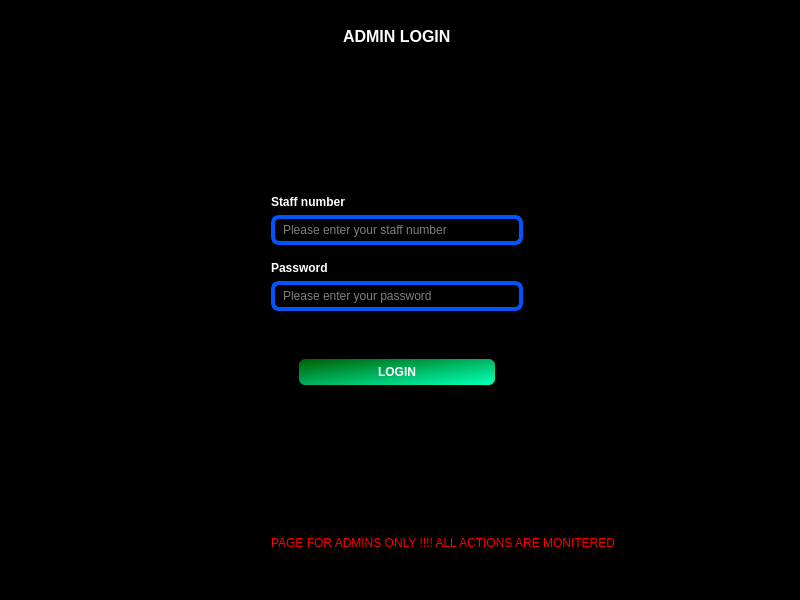
<?xml version="1.0" encoding="UTF-8"?>
<ui version="4.0">
 <class>LoginWindow</class>
 <widget class="QMainWindow" name="LoginWindow">
  <property name="geometry">
   <rect>
    <x>0</x>
    <y>0</y>
    <width>800</width>
    <height>600</height>
   </rect>
  </property>
  <property name="minimumSize">
   <size>
    <width>800</width>
    <height>600</height>
   </size>
  </property>
  <property name="maximumSize">
   <size>
    <width>800</width>
    <height>600</height>
   </size>
  </property>
  <property name="windowTitle">
   <string>ADMIN LOGIN</string>
  </property>
  <property name="windowIcon">
   <iconset resource="image_resources.qrc">
    <normaloff>:/newPrefix/fugue-icons-3.5.6/icons/user-business.png</normaloff>:/newPrefix/fugue-icons-3.5.6/icons/user-business.png</iconset>
  </property>
  <property name="styleSheet">
   <string notr="true">background-color: rgb(0, 0, 0);</string>
  </property>
  <widget class="QWidget" name="centralwidget">
   <layout class="QVBoxLayout" name="verticalLayout">
    <item>
     <widget class="QWidget" name="widget" native="true">
      <property name="minimumSize">
       <size>
        <width>782</width>
        <height>541</height>
       </size>
      </property>
      <property name="maximumSize">
       <size>
        <width>782</width>
        <height>541</height>
       </size>
      </property>
      <layout class="QGridLayout" name="gridLayout">
       <item row="0" column="1" alignment="Qt::AlignHCenter">
        <widget class="QLabel" name="label_3">
         <property name="font">
          <font>
           <pointsize>12</pointsize>
           <weight>75</weight>
           <bold>true</bold>
          </font>
         </property>
         <property name="styleSheet">
          <string notr="true">color: rgb(255, 255, 255);</string>
         </property>
         <property name="text">
          <string>ADMIN LOGIN</string>
         </property>
        </widget>
       </item>
       <item row="2" column="2">
        <spacer name="horizontalSpacer_2">
         <property name="orientation">
          <enum>Qt::Horizontal</enum>
         </property>
         <property name="sizeHint" stdset="0">
          <size>
           <width>40</width>
           <height>20</height>
          </size>
         </property>
        </spacer>
       </item>
       <item row="1" column="1">
        <spacer name="verticalSpacer">
         <property name="orientation">
          <enum>Qt::Vertical</enum>
         </property>
         <property name="sizeHint" stdset="0">
          <size>
           <width>20</width>
           <height>40</height>
          </size>
         </property>
        </spacer>
       </item>
       <item row="2" column="0">
        <spacer name="horizontalSpacer">
         <property name="orientation">
          <enum>Qt::Horizontal</enum>
         </property>
         <property name="sizeHint" stdset="0">
          <size>
           <width>40</width>
           <height>20</height>
          </size>
         </property>
        </spacer>
       </item>
       <item row="2" column="1">
        <layout class="QVBoxLayout" name="verticalLayout_2">
         <item>
          <widget class="QLabel" name="label">
           <property name="font">
            <font>
             <weight>75</weight>
             <bold>true</bold>
            </font>
           </property>
           <property name="styleSheet">
            <string notr="true">color:rgb(255, 255, 255)</string>
           </property>
           <property name="text">
            <string>Staff number</string>
           </property>
          </widget>
         </item>
         <item>
          <widget class="QLineEdit" name="staffNumberField">
           <property name="minimumSize">
            <size>
             <width>0</width>
             <height>30</height>
            </size>
           </property>
           <property name="styleSheet">
            <string notr="true">QLineEdit{
border: 4px;
color:rgb(255, 255, 255);
border-style : solid;
padding-left:6px;
border-color:rgb(0, 85, 255);
border-radius:8px;
}
QLineEdit:focus{
border-bottom-color:rgb(0, 196, 113)
}</string>
           </property>
           <property name="maxLength">
            <number>30</number>
           </property>
           <property name="placeholderText">
            <string>Please enter your staff number</string>
           </property>
          </widget>
         </item>
         <item>
          <spacer name="verticalSpacer_4">
           <property name="orientation">
            <enum>Qt::Vertical</enum>
           </property>
           <property name="sizeType">
            <enum>QSizePolicy::Preferred</enum>
           </property>
           <property name="sizeHint" stdset="0">
            <size>
             <width>20</width>
             <height>10</height>
            </size>
           </property>
          </spacer>
         </item>
         <item>
          <widget class="QLabel" name="label_2">
           <property name="font">
            <font>
             <weight>75</weight>
             <bold>true</bold>
            </font>
           </property>
           <property name="styleSheet">
            <string notr="true">color:rgb(255, 255, 255)</string>
           </property>
           <property name="text">
            <string>Password</string>
           </property>
          </widget>
         </item>
         <item>
          <widget class="QLineEdit" name="passwordField">
           <property name="minimumSize">
            <size>
             <width>0</width>
             <height>30</height>
            </size>
           </property>
           <property name="styleSheet">
            <string notr="true">QLineEdit{
border: 4px;
color:rgb(255, 255, 255);
border-style : solid;
padding-left:6px;
border-color:rgb(0, 85, 255);
border-radius:8px;
}
QLineEdit:focus{
border-bottom-color:rgb(0, 196, 113)
}</string>
           </property>
           <property name="maxLength">
            <number>30</number>
           </property>
           <property name="echoMode">
            <enum>QLineEdit::Password</enum>
           </property>
           <property name="placeholderText">
            <string>Please enter your password</string>
           </property>
          </widget>
         </item>
         <item>
          <spacer name="verticalSpacer_3">
           <property name="orientation">
            <enum>Qt::Vertical</enum>
           </property>
           <property name="sizeHint" stdset="0">
            <size>
             <width>20</width>
             <height>40</height>
            </size>
           </property>
          </spacer>
         </item>
         <item alignment="Qt::AlignHCenter">
          <widget class="QPushButton" name="loginButton">
           <property name="minimumSize">
            <size>
             <width>200</width>
             <height>30</height>
            </size>
           </property>
           <property name="maximumSize">
            <size>
             <width>200</width>
             <height>30</height>
            </size>
           </property>
           <property name="font">
            <font>
             <weight>75</weight>
             <bold>true</bold>
            </font>
           </property>
           <property name="styleSheet">
            <string notr="true">QPushButton{
color:rgb(255, 255, 255);
background-color: qlineargradient(spread:pad, x1:0, y1:0, x2:0.948864, y2:0.949, stop:0 rgba(0, 255, 0, 255), stop:0.0227273 rgba(0, 95, 0, 255), stop:0.988636 rgba(0, 255, 180, 255));
border: 2px;
border-style : solid;
border-radius:8px;
}

QPushButton:hover{
color:rgb(85, 0, 255)
}

QPushButton:pressed{
color:rgb(85, 0, 255);
	background-color: qlineargradient(spread:reflect, x1:0, y1:0, x2:1, y2:0, stop:0 rgba(0, 170, 127, 255), stop:0.551136 rgba(0, 198, 145, 255), stop:0.98 rgba(0, 232, 170, 255), stop:1 rgba(0, 0, 0, 0));
}</string>
           </property>
           <property name="text">
            <string>LOGIN</string>
           </property>
          </widget>
         </item>
        </layout>
       </item>
       <item row="3" column="1">
        <spacer name="verticalSpacer_2">
         <property name="orientation">
          <enum>Qt::Vertical</enum>
         </property>
         <property name="sizeHint" stdset="0">
          <size>
           <width>20</width>
           <height>40</height>
          </size>
         </property>
        </spacer>
       </item>
       <item row="4" column="1" colspan="2" alignment="Qt::AlignLeft">
        <widget class="QLabel" name="label_4">
         <property name="styleSheet">
          <string notr="true">
color: rgb(255, 0, 0);</string>
         </property>
         <property name="text">
          <string>PAGE FOR ADMINS ONLY !!!! ALL ACTIONS ARE MONITERED</string>
         </property>
        </widget>
       </item>
      </layout>
     </widget>
    </item>
   </layout>
  </widget>
  <widget class="QMenuBar" name="menubar">
   <property name="geometry">
    <rect>
     <x>0</x>
     <y>0</y>
     <width>800</width>
     <height>21</height>
    </rect>
   </property>
  </widget>
  <widget class="QStatusBar" name="statusbar"/>
 </widget>
 <resources>
  <include location="image_resources.qrc"/>
 </resources>
 <connections/>
</ui>
